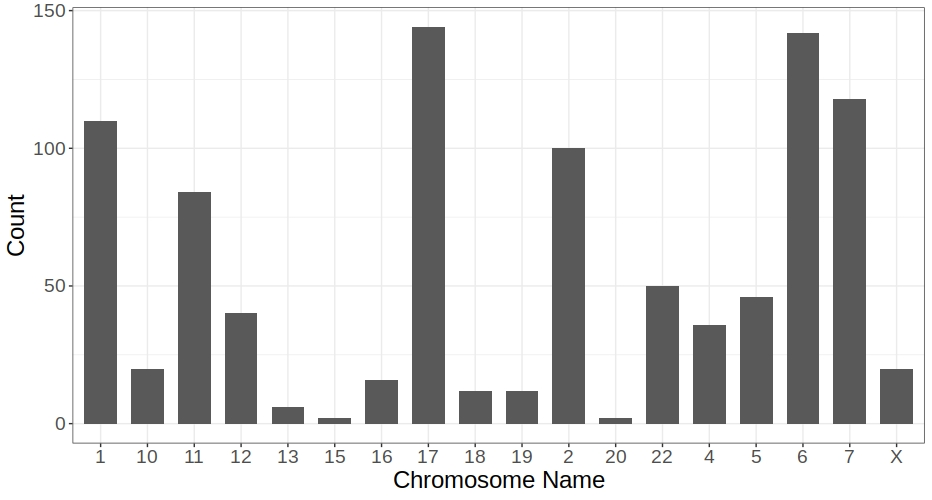

The script that drew this image:
  library(DBI)
library(ggplot2)

con = NULL
data = NULL

con <- dbConnect(RPostgres::Postgres(),user="postgres",password="terlik",host="localhost",port=5432, dbname="DDGICat")
data <- dbGetQuery(con,
"
SELECT chromosome_name AS chr, COUNT(1) AS cnt 
FROM public.gene
WHERE uniprot_gn_symbol IN (
	SELECT DISTINCT(gene_name)
	FROM public.drug_protein
) AND chromosome_name NOT LIKE 'H%'
GROUP BY chromosome_name;
"
)


goodChrOrder <- c(1,2,4,5,6,7,9,10,11,12,13,15,16,17,18,19,20,22,"X")
data$chr <- factor(data$chr,levels=goodChrOrder)


theme_set(theme_bw())

ggplot(data, aes(x = chr, y = as.integer(cnt))) +
  geom_col(width = 0.7) +
  labs(x= "Chromosome Name" , y = "Count") +
  theme(text = element_text(size=18))
